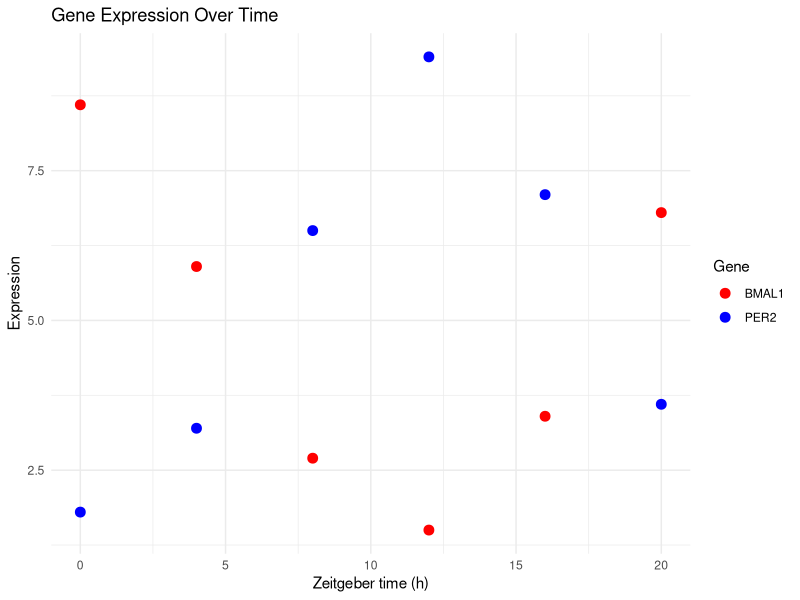
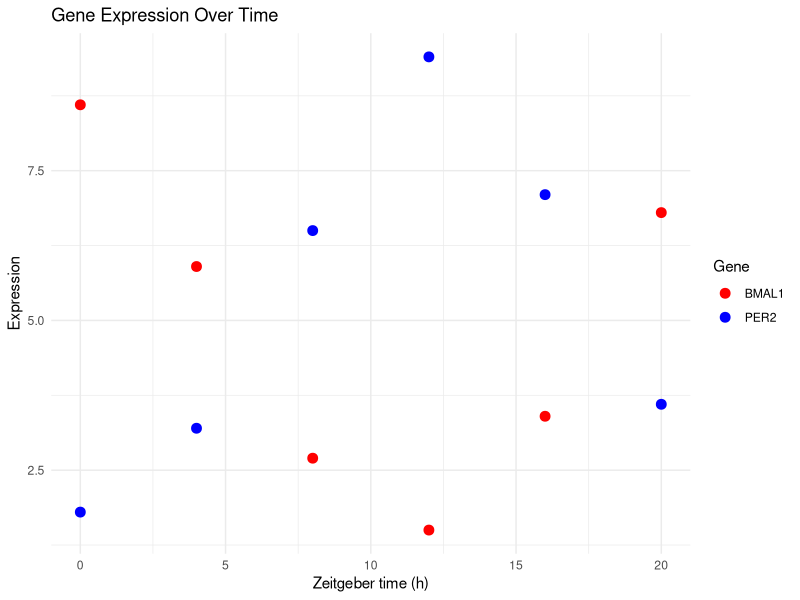

These charts were generated, in order, by the following R code:
# Question 6: Plot gene expression against ZT

# Creating the data frame
Sample <- paste0("S", 1:12)
Gene <- c(rep("PER2", 6), rep("BMAL1", 6))
ZT <- rep(c(0, 4, 8, 12, 16, 20), 2)
Expression <- c(1.8, 3.2, 6.5, 9.4, 7.1, 3.6,
                8.6, 5.9, 2.7, 1.5, 3.4, 6.8)
circ_df <- data.frame(Sample, Gene, ZT, Expression)

library(ggplot2)

# Creating the scatter plot
rhythm_plot <- ggplot(circ_df, aes(x = ZT, y = Expression,
                                   color = Gene)) +
  geom_point(size = 3) +
  scale_color_manual(values = c("PER2" = "blue",
                                "BMAL1" = "red")) +
  labs(title = "Gene Expression Over Time",
       x = "Zeitgeber time (h)",
       y = "Expression",
       color = "Gene") +
  theme_minimal()

# Displaying the plot
print(rhythm_plot)

# Saving the plot
ggsave("rhythm_plot.png", plot = rhythm_plot)
